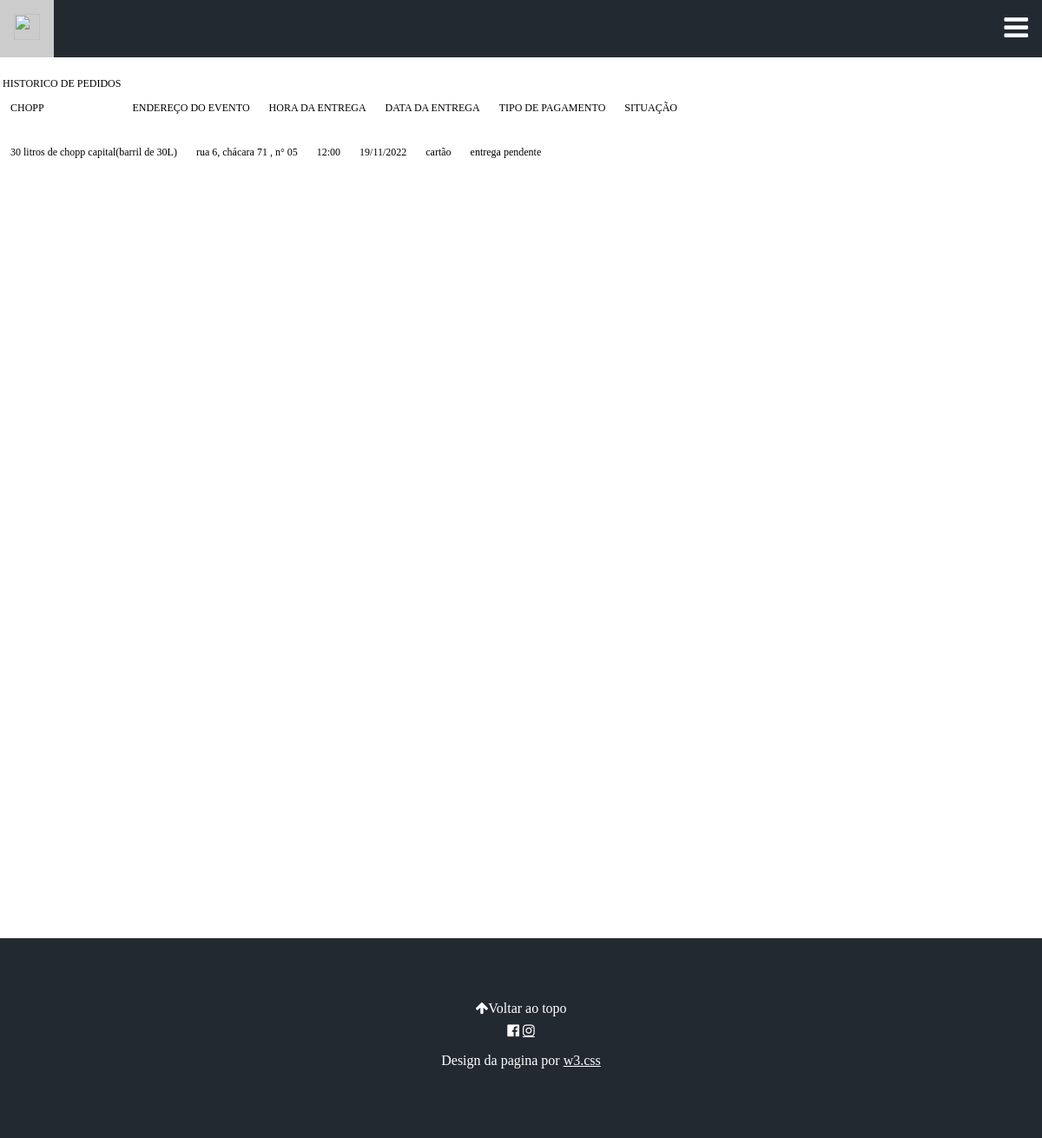
Page /Paginas/perfilCliente.php (signed in) on the committed database.
### tables this page shows
CREATE TABLE `pedidos` (
  `idPedidos` int(11) NOT NULL,
  `nomeCliente` varchar(45) NOT NULL,
  `qtdBarris30lCapital` varchar(2) NOT NULL,
  `qtdBarris30lBrasilia` varchar(2) NOT NULL,
  `qtdBarris30lDLSR` varchar(2) NOT NULL,
  `qtdBarris30lJK` varchar(2) NOT NULL,
  `qtdBarris30lMonumental` varchar(2) NOT NULL,
  `qtdBarris50lCapital` varchar(2) NOT NULL,
  `qtdBarris50lBrasilia` varchar(2) NOT NULL,
  `qtdBarris50lDLSR` varchar(2) NOT NULL,
  `qtdBarris50lJK` varchar(2) NOT NULL,
  `qtdBarris50lMonumental` varchar(2) NOT NULL,
  `enderecoRua` varchar(120) NOT NULL,
  `enderecoNum` varchar(5) NOT NULL,
  `horarioEvento` time NOT NULL,
  `dataEvento` varchar(11) NOT NULL,
  `tipoPagamento` varchar(45) NOT NULL,
  `loginCliente` varchar(25) NOT NULL,
  `situacao` varchar(45) NOT NULL,
  `numeroCliente` varchar(11) NOT NULL,
  `valorTotal` varchar(7) NOT NULL
);

### Paginas/perfilCliente.php (the view, shortened to what this page needs)
<?php
include('../PaginasControle/conexao.php');
$login = $_SESSION['login'];
$sql = "SELECT * FROM pedidos WHERE loginCliente = '$login'";
$dado = mysqli_query($conexao, $sql);
$totalPedidos = mysqli_num_rows($dado);
 ?>
<!DOCTYPE html>
<html>
<head lang="pt-br">
<link rel="stylesheet"  type="text/css" href="../css/styleTeste.css">
<link rel="stylesheet" href="https://cdnjs.cloudflare.com/ajax/libs/font-awesome/4.7.0/css/font-awesome.min.css">
</head>
<body>
<nav>
  <div class="w3-bar w3-white w3-card" id="myNavbar">
    <a href="../index.php" class="w3-bar-item w3-button w3-wide"><img src="../images/logo.png" height="30" width="30"></a>
    <a href="javascript:void(0)" class="w3-button w3-right menuLateral" onclick="w3_open()">
      <i class="fa fa-bars fa-2x"></i>
    </a>
  </div>
</nav>
<header class="bgimg-1 w3-display-container w3-grayscale-min" id="home">
<div>
  <table class="tabela-top">
    <tr>
      <th>Historico de pedidos</th>
    </tr>
    <tr>
      <td>CHOPP</td>
      <td>ENDEREÇO DO EVENTO</td>
      <td>HORA DA ENTREGA</td>
      <td>DATA DA ENTREGA</td>
      <td>TIPO DE PAGAMENTO</td>
      <td>SITUAÇÃO</td>
    </tr>
  </table>
  <?php
            while ($row_pedidos = mysqli_fetch_assoc($dado)){
        ?>
  <table class="tabela-bottom">
    <tr>
      <td>
        <?php
                if ($row_pedidos['qtdBarris30lCapital'] > 0){
              ?>
                <p><?php echo $row_pedidos['qtdBarris30lCapital'] * 30;?> litros de chopp capital(barril de 30L)</p>
        <?php
          }
        ?>
      </td>
      <td><?php echo $row_pedidos['enderecoRua']. ', n° '. $row_pedidos['enderecoNum']?></td>
      <td><?php echo date('H:II', strtotime($row_pedidos['horarioEvento']))?></td>
      <td><?php echo $row_pedidos['dataEvento']?></td>
      <td><?php echo $row_pedidos['tipoPagamento']?></td>
      <td><?php echo $row_pedidos['situacao']?></td>
    </tr>
  </table>
  <?php
    } if ($totalPedidos == '0') {
        echo "Não há pedidos!";
    }
    ?>
</div>
</header>
<footer class="w3-center w3-black w3-padding-64">
  <a href="#home" class="w3-button w3-light-grey"><i class="fa fa-arrow-up w3-margin-right"></i>Voltar ao topo</a>
  <div class="w3-xlarge w3-section">
    <i class="fa fa-facebook-official w3-hover-opacity"></i>
    <a href="https://www.instagram.com/choppdrivejp/" class="fa fa-instagram w3-hover-opacity"></a>
  </div>
  <p>Design da pagina por <a href="https://www.w3schools.com/w3css/default.asp" title="W3.CSS" target="_blank" class="w3-hover-text-green">w3.css</a></p>
</footer>
</body>
</html>

### css/styleTeste.css (style rules this page uses)
body { margin: 0; box-sizing: border-box; height: 1080px; }
nav { background-color: #232931; overflow: hidden; position: fixed; width: 100%; }
.w3-bar .w3-bar-item { padding:8px;float:left;width:auto;border:none;display:block;outline:0 }
.w3-card,.w3-card-2 { box-shadow:0 2px 5px 0 rgba(0,0,0,0.16),0 2px 10px 0 rgba(0,0,0,0.12) }
.w3-right { float:right!important }
.w3-black,.w3-hover-black:hover { color:#fff!important;background-color:#232931!important }
.w3-btn,.w3-button { border:none;display:inline-block;padding:8px 16px;vertical-align:middle;overflow:hidden;text-decoration:none;color:inherit;background-color:inherit;text-align:center;cursor:pointer;white-space:nowrap }
.w3-padding-64 { padding-top:64px!important;padding-bottom:64px!important }
.w3-center { text-align:center!important }
a { color: inherit; }
.bgimg-1 { background-position: center; background-size: cover; min-height: 100%; }
.w3-bar .w3-button { padding: 16px; }
.menuLateral { color: white; }
th { font-weight: 500; font-size: 12px; text-transform: uppercase; }
td { padding: 10px; vertical-align:middle; font-weight: 300; font-size: 12px; color: black; }
header { position: relative; top: 8%; }

### rows in the picture
pedidos: $row_pedidos['qtdBarris30lCapital']*30 "30", enderecoRua "rua 6, chácara 71", enderecoNum "05", horarioEvento "12:00", dataEvento "19/11/2022", tipoPagamento "cartão", situacao "entrega pendente"
